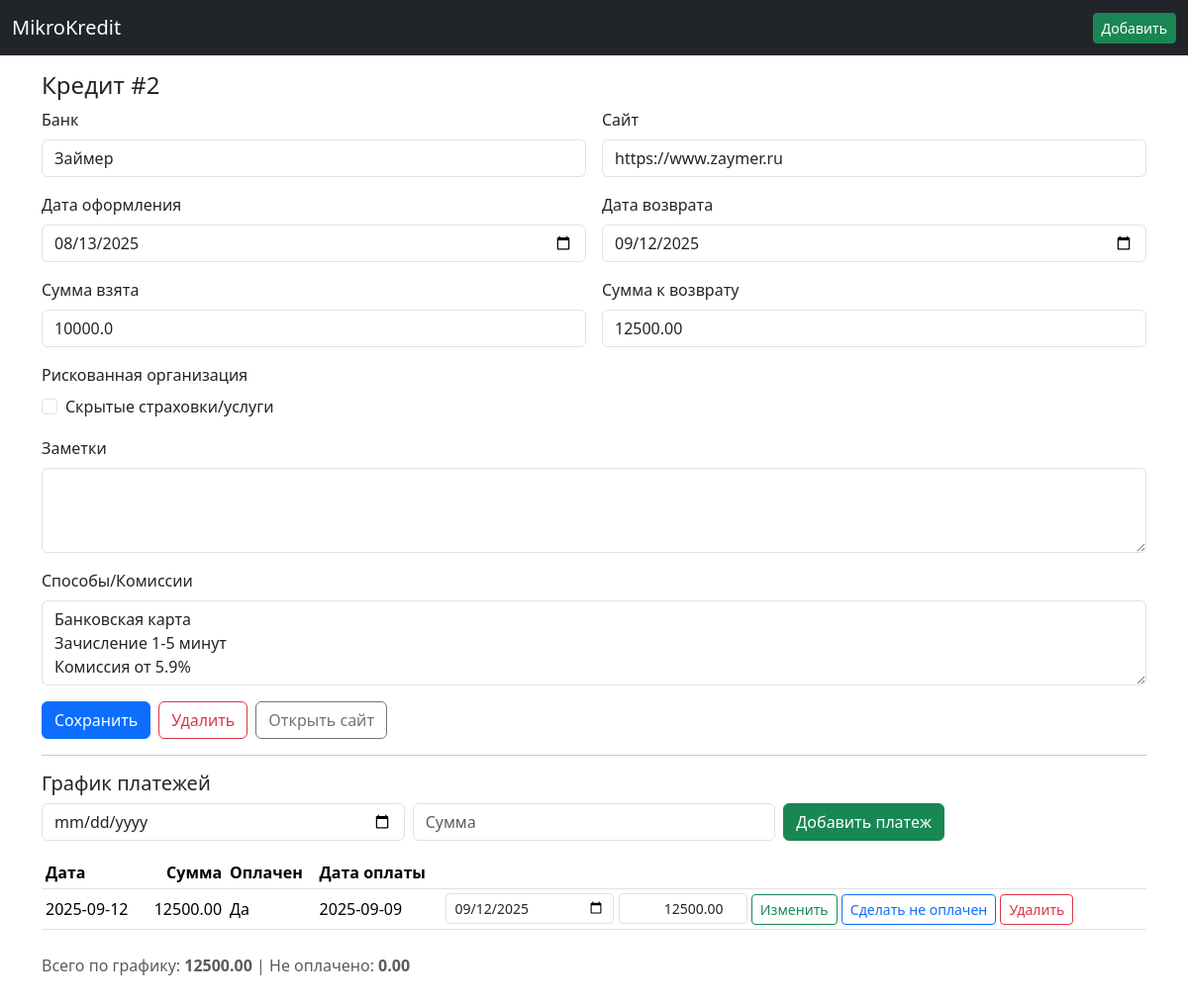
Screenshot of /loan/2 with the database file from the repository.
### app/models_sa.py (models this page shows)
class Base(DeclarativeBase):
    pass

class LoanORM(Base):
    __tablename__ = "loans"
    id: Mapped[int] = mapped_column(Integer, primary_key=True, autoincrement=True)
    website: Mapped[str] = mapped_column(String, nullable=False)
    loan_date: Mapped[str] = mapped_column(String, nullable=False)  # YYYY-MM-DD
    amount_borrowed: Mapped[float] = mapped_column(Float, nullable=False)
    amount_due: Mapped[float] = mapped_column(Float, nullable=False)
    due_date: Mapped[str] = mapped_column(String, nullable=False)
    risky_org: Mapped[bool] = mapped_column(Integer, default=0, nullable=False)
    notes: Mapped[Optional[str]] = mapped_column(Text, nullable=True)
    payment_methods: Mapped[Optional[str]] = mapped_column(Text, nullable=True)
    reminded_pre_due: Mapped[bool] = mapped_column(Integer, default=0, nullable=False)
    created_at: Mapped[str] = mapped_column(String, nullable=False)
    is_paid: Mapped[bool] = mapped_column(Integer, default=0, nullable=False)
    org_name: Mapped[Optional[str]] = mapped_column(Text, nullable=True)
    installments: Mapped[List["InstallmentORM"]] = relationship(
        back_populates="loan", cascade="all, delete-orphan"
    )

class InstallmentORM(Base):
    __tablename__ = "installments"
    id: Mapped[int] = mapped_column(Integer, primary_key=True, autoincrement=True)
    loan_id: Mapped[int] = mapped_column(ForeignKey("loans.id", ondelete="CASCADE"), nullable=False)
    due_date: Mapped[str] = mapped_column(String, nullable=False)
    amount: Mapped[float] = mapped_column(Float, nullable=False)
    paid: Mapped[bool] = mapped_column(Integer, default=0, nullable=False)
    paid_date: Mapped[Optional[str]] = mapped_column(String, nullable=True)
    created_at: Mapped[str] = mapped_column(String, nullable=False)
    loan: Mapped[LoanORM] = relationship(back_populates="installments")

### web/views.py (the view, shortened to what this page needs)
@bp.route("/loan/new", methods=["GET", "POST"])
@bp.route("/loan/<int:loan_id>", methods=["GET", "POST"])
def loan_edit(loan_id: int | None = None):
    with get_session() as session:
        loan = session.get(LoanORM, loan_id) if loan_id is not None else None
        insts = []
        remaining = 0.0
        total_due = 0.0
        last_date = None
        if loan is not None:
            insts = session.execute(
                select(InstallmentORM).where(InstallmentORM.loan_id == loan.id).order_by(
                    InstallmentORM.due_date.asc(), InstallmentORM.id.asc()
                )
            ).scalars().all()
            remaining = session.execute(
                select(func.coalesce(func.sum(InstallmentORM.amount), 0.0)).where(
                    InstallmentORM.loan_id == loan.id, InstallmentORM.paid == 0
                )
            ).scalar_one()
            total_due = session.execute(
                select(func.coalesce(func.sum(InstallmentORM.amount), 0.0)).where(InstallmentORM.loan_id == loan.id)
            ).scalar_one()
            last_date = session.execute(
                select(func.max(InstallmentORM.due_date)).where(InstallmentORM.loan_id == loan.id)
            ).scalar_one()
        return render_template("loan_edit.html", loan=loan, installments=insts, remaining=remaining, total_due=total_due, last_date=last_date)

### app/db_sa.py (called while the page is built)
@contextmanager
def get_session():
    session = SessionLocal()
    try:
        yield session
        session.commit()
    except Exception:
        session.rollback()
        raise
    finally:
        session.close()

### web/templates/loan_edit.html (shortened to what this page needs)
{% extends 'base.html' %}
{% block content %}
<h4>{{ 'Новый кредит' if not loan else 'Кредит #' ~ loan.id }}</h4>
<form method="post">
  <div class="row g-3">
    <div class="col-md-6">
      <label class="form-label">Банк</label>
      <input name="org_name" class="form-control" value="{{ loan.org_name if loan else '' }}" required>
    </div>
    <div class="col-md-6">
      <label class="form-label">Сайт</label>
      <input name="website" class="form-control" value="{{ loan.website if loan else '' }}" required>
    </div>
    <div class="col-md-6">
      <label class="form-label">Дата оформления</label>
      <input type="date" name="loan_date" class="form-control" value="{{ loan.loan_date if loan else '' }}" required>
    </div>
    <div class="col-md-6">
      <label class="form-label">Дата возврата</label>
      <input type="date" name="due_date" class="form-control" value="{{ loan.due_date if loan else '' }}" required>
    </div>
    <div class="col-md-6">
      <label class="form-label">Сумма взята</label>
      <input type="number" step="0.01" name="amount_borrowed" class="form-control" value="{{ loan.amount_borrowed if loan else '' }}" required>
    </div>
    {% if loan %}
    <div class="col-md-6">
      <label class="form-label">Сумма к возврату</label>
      <input type="number" class="form-control" value="{{ '%.2f'|format(remaining + 0) + '' if false else '%.2f'|format(total_due if total_due is defined else 0) }}" readonly>
    </div>
    {% endif %}
    <div class="col-md-6">
      <label class="form-label">Рискованная организация</label>
      <div class="form-check">
        <input class="form-check-input" type="checkbox" name="risky_org" id="risk" {% if loan and loan.risky_org %}checked{% endif %}>
        <label class="form-check-label" for="risk">Скрытые страховки/услуги</label>
      </div>
    </div>
    <div class="col-12">
      <label class="form-label">Заметки</label>
      <textarea name="notes" class="form-control" rows="3">{{ loan.notes if loan else '' }}</textarea>
    </div>
    <div class="col-12">
      <label class="form-label">Способы/Комиссии</label>
      <textarea name="payment_methods" class="form-control" rows="3">{{ loan.payment_methods if loan else '' }}</textarea>
    </div>
  </div>
  <div class="mt-3 d-flex gap-2">
    <button class="btn btn-primary" type="submit">Сохранить</button>
    {% if loan %}
    <a class="btn btn-outline-danger" href="#" onclick="if(confirm('Удалить кредит?')){ document.getElementById('delete-form').submit(); } return false;">Удалить</a>
    {% endif %}
    {% if loan and loan.website %}
    <a class="btn btn-outline-secondary" href="{{ loan.website if loan.website.startswith('http') else 'https://' ~ loan.website }}" target="_blank">Открыть сайт</a>
    {% endif %}
  </div>
</form>
{% if loan %}
<hr>
<h5>График платежей</h5>
<form class="row g-2" method="post" action="{{ url_for('views.add_inst', loan_id=loan.id) }}">
  <div class="col-md-4">
    <input type="date" name="due_date" class="form-control" required>
  </div>
  <div class="col-md-4">
    <input type="number" step="0.01" name="amount" class="form-control" placeholder="Сумма" required>
  </div>
  <div class="col-md-4">
    <button class="btn btn-success" type="submit">Добавить платеж</button>
  </div>
</form>
<div class="table-responsive mt-3">
<table class="table table-sm align-middle">
  <thead>
    <tr>
      <th>Дата</th>
      <th class="text-end">Сумма</th>
      <th>Оплачен</th>
      <th>Дата оплаты</th>
      <th></th>
    </tr>
  </thead>
  <tbody>
    {% for inst in installments %}
    <tr>
      <td>{{ inst.due_date }}</td>
      <td class="text-end">{{ '%.2f'|format(inst.amount) }}</td>
      <td>{{ 'Да' if inst.paid else 'Нет' }}</td>
      <td>{{ inst.paid_date or '' }}</td>
      <td>
        <form method="post" action="{{ url_for('views.edit_inst', loan_id=loan.id, inst_id=inst.id) }}" class="d-inline">
          <input type="date" name="due_date" value="{{ inst.due_date }}" class="form-control form-control-sm d-inline-block" style="width: 170px;">
          <input type="number" step="0.01" name="amount" value="{{ '%.2f'|format(inst.amount) }}" class="form-control form-control-sm d-inline-block text-end" style="width: 130px;">
          <button class="btn btn-sm btn-outline-success" type="submit">Изменить</button>
        </form>
        <form method="post" action="{{ url_for('views.toggle_inst', loan_id=loan.id, inst_id=inst.id) }}" class="d-inline">
          <button class="btn btn-sm btn-outline-primary" type="submit">{{ 'Сделать не оплачен' if inst.paid else 'Оплачен' }}</button>
        </form>
        <form method="post" action="{{ url_for('views.toggle_inst', loan_id=loan.id, inst_id=inst.id) }}" class="d-inline" onsubmit="return confirm('Удалить платеж?')">
          <button class="btn btn-sm btn-outline-danger" type="submit">Удалить</button>
        </form>
      </td>
    </tr>
    {% endfor %}
  </tbody>
</table>
</div>
<div class="mt-2 text-muted">Всего по графику: <b>{{ '%.2f'|format(total_due if total_due is defined else 0) }}</b> | Не оплачено: <b>{{ '%.2f'|format(remaining) }}</b></div>
{% endif %}
{% endblock %}

### rows the page displays
LoanORM: id "Кредит #2", org_name "Займер", website "https://www.zaymer.ru", loan_date "08/13/2025", due_date "09/12/2025", amount_borrowed "10000.0", payment_methods "Банковская карта Зачисление 1-5 минут Комиссия от 5.9%"
InstallmentORM: due_date "2025-09-12", amount "12500.00", paid "Да", paid_date "2025-09-09", due_date "09/12/2025", paid "Сделать не оплачен"

### other values shown
{{ '%.2f'|format(total_due if total_due is defined else 0) }} "12500.00"
{{ '%.2f'|format(remaining) }} "0.00"
